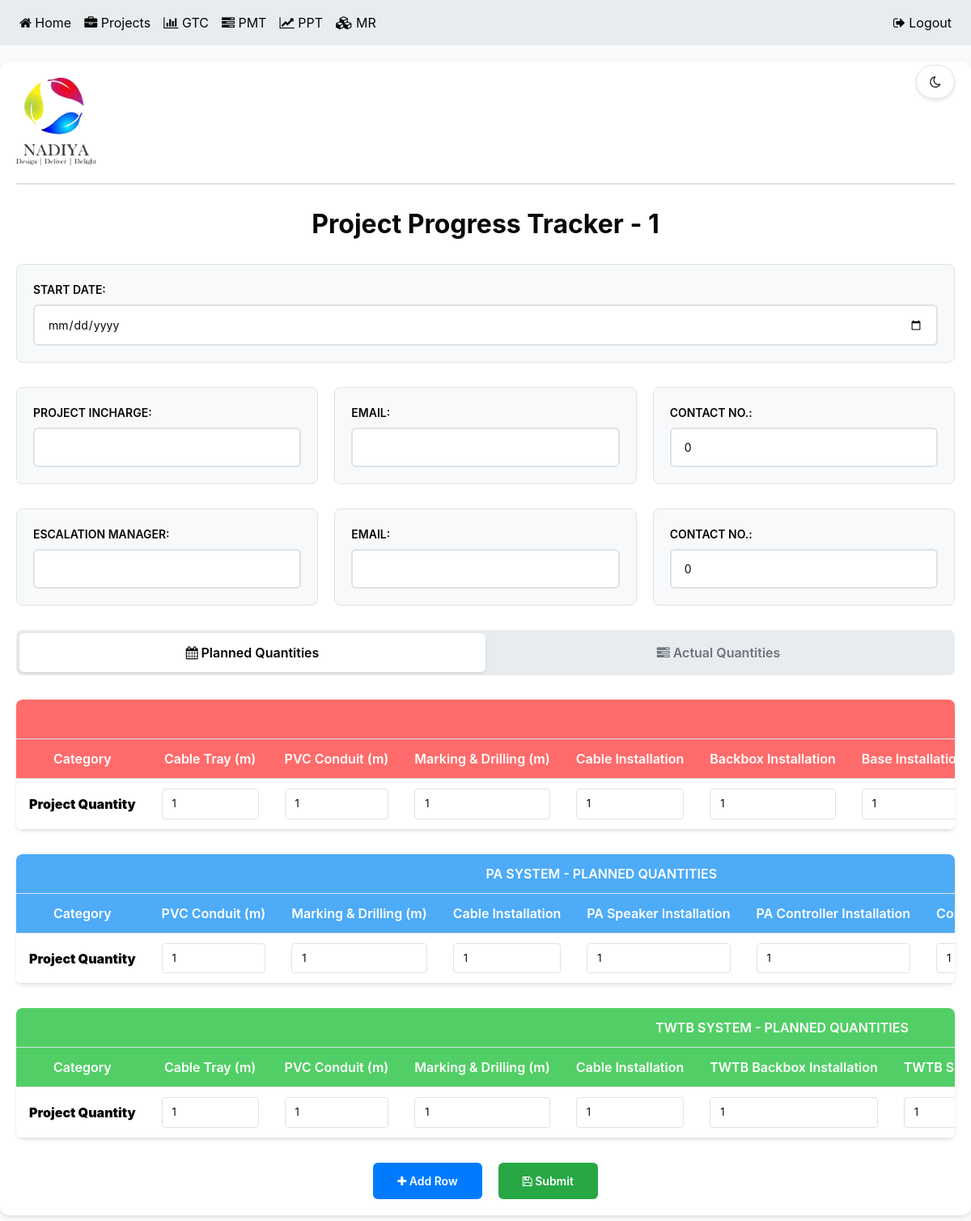
Screenshot of /ppt (signed in) with the database file from the repository.
### website/models.py (models this page shows)
class User(db.Model, UserMixin):
    id = db.Column(db.Integer, primary_key=True)
    email = db.Column(db.String(150), unique=True)
    password = db.Column(db.String(150))
    first_name = db.Column(db.String(150))
    rid = db.Column(db.String(150))
    p_type = db.Column(db.String(50))

class Contact(db.Model):
    id = db.Column(db.Integer, primary_key=True)
    name1 = db.Column(db.String(200), nullable=True)
    name2 = db.Column(db.String(200), nullable=True)
    email1 = db.Column(db.String(200), nullable=True)
    email2 = db.Column(db.String(200), nullable=True)
    contact1 =  db.Column(db.Integer, nullable=False)
    contact2 =  db.Column(db.Integer, nullable=False)
    user_id = db.Column(db.Integer, db.ForeignKey('user.id'), nullable=False)
    user = db.relationship('User', backref=db.backref('contact', lazy=True))

class Planned(db.Model):
    id = db.Column(db.Integer, primary_key=True )
    cable_planned = db.Column(db.Integer, nullable=False, default = 1)
    pvc_planned = db.Column(db.Integer, nullable=False, default = 1)
    mark_planned = db.Column(db.Integer, nullable=False, default = 1)
    ci_planned = db.Column(db.Integer, nullable=False, default = 1)
    cable_planned1 = db.Column(db.Integer, nullable=False, default = 1)
    pvc_planned1 = db.Column(db.Integer, nullable=False, default = 1)
    mark_planned1 = db.Column(db.Integer, nullable=False, default = 1)
    ci_planned1 = db.Column(db.Integer, nullable=False, default = 1)
    cable_planned2 = db.Column(db.Integer, nullable=False, default = 1)
    pvc_planned2 = db.Column(db.Integer, nullable=False, default = 1)
    mark_planned2 = db.Column(db.Integer, nullable=False, default = 1)
    ci_planned2 = db.Column(db.Integer, nullable=False, default = 1)
    backboxinstallation_planned = db.Column(db.Integer, nullable=False, default = 1)
    baseinstallation_planned = db.Column(db.Integer, nullable=False, default = 1)
    detectorinstallation_planned = db.Column(db.Integer, nullable=False, default = 1)
    controlmoduleinstallation_planned = db.Column(db.Integer, nullable=False, default = 1)
    hooterinstallation_planned = db.Column(db.Integer, nullable=False, default = 1)
    mcpinstallation_planned = db.Column(db.Integer, nullable=False, default = 1)
    responseindicatorinstallation_planned = db.Column(db.Integer, nullable=False, default = 1)
    monitormoduleinstallation_planned = db.Column(db.Integer, nullable=False, default = 1)
    controlrelaymoduleinstallation_planned = db.Column(db.Integer, nullable=False, default = 1)
    isolatormoduleinstallation_planned = db.Column(db.Integer, nullable=False, default = 1)
    paspeakerinstallation_planned = db.Column(db.Integer, nullable=False, default = 1)
    twtbbackboxinstallation_planned = db.Column(db.Integer, nullable=False, default = 1)
    twtbspeakerinstallation_planned = db.Column(db.Integer, nullable=False, default = 1)
    firepanelinstallation_planned = db.Column(db.Integer, nullable=False, default = 1)
    pacontrollerinstallation_planned = db.Column(db.Integer, nullable=False, default = 1)
    twtbcontrollerinstallation_planned = db.Column(db.Integer, nullable=False, default = 1)
    smpsinstallation_planned = db.Column(db.Integer, nullable=False, default = 1)
    detectortesting_planned = db.Column(db.Integer, nullable=False, default = 1)
    continuitytesting_planned = db.Column(db.Integer, nullable=False, default = 1)
    programming_planned = db.Column(db.Integer, nullable=False, default = 1)
    continuitytesting_planned1 = db.Column(db.Integer, nullable=False, default = 1)
    programming_planned1 = db.Column(db.Integer, nullable=False, default = 1)
    continuitytesting_planned2 = db.Column(db.Integer, nullable=False, default = 1)
    programming_planned2 = db.Column(db.Integer, nullable=False, default = 1)
    chippingplasting_planned = db.Column(db.Integer, nullable=False, default = 1)
    handingoverdocument_planned = db.Column(db.Integer, nullable=False, default = 1)
    start = db.Column(db.String(10), nullable=False)
    user_id = db.Column(db.Integer, db.ForeignKey('user.id'), nullable=False)
    user = db.relationship('User', backref=db.backref('planned', lazy=True))

### website/views.py (the view)
@views.route('/ppt')
def ppt():
    manday = (
        db.session.query(ManDay)
        .filter(ManDay.user_id == current_user.id)
        .distinct(ManDay.uniquee)
        .all()
    )
    planned = db.session.query(Planned).filter(Planned.user_id == current_user.id).first()
    contact = db.session.query(Contact).filter(Contact.user_id == current_user.id).first()
    email = current_user.email
    user_type = current_user.p_type  # Get the user's type
    if user_type == 'FAS1':
        return render_template('FAS1.html', manday=manday, planned=planned, email=email, contact=contact, user=current_user)
    elif user_type == 'FAS2':
        return render_template('FAS1.html', manday=manday, planned=planned, email=email, contact=contact, user=current_user)
    elif user_type == 'FAS+PA1':
        return render_template('FAS+PA1.html', manday=manday, planned=planned, email=email, contact=contact, user=current_user)
    elif user_type == 'FAS+PA2':
        return render_template('FAS+PA1.html', manday=manday, planned=planned, email=email, contact=contact, user=current_user)
    elif user_type == 'FAS+PA+TWTB1':
        return render_template('ppt.html', manday=manday, planned=planned, email=email, contact=contact, user=current_user)
    elif user_type == 'FAS+PA+TWTB2':
        return render_template('ppt.html', manday=manday, planned=planned, email=email, contact=contact, user=current_user)
    else:
        return render_template('default.html', manday=manday, planned=planned, email=email, contact=contact, user=current_user)

### website/templates/ppt.html (shortened to what this page needs)
<!DOCTYPE html>
<html lang="en">
<head>
    <link rel="stylesheet" href="https://stackpath.bootstrapcdn.com/bootstrap/4.4.1/css/bootstrap.min.css"
/>
    <link rel="stylesheet" href="https://stackpath.bootstrapcdn.com/font-awesome/4.7.0/css/font-awesome.min.css"
/>
</head>
<body>
    <div class="theme-toggle" onclick="toggleTheme()">
        <i class="fa fa-moon-o" id="theme-icon"></i>
    </div>
    <nav class="navbar navbar-expand-lg navbar-dark bg-dark">
        <div class="collapse navbar-collapse" id="navbar">
            <div class="navbar-nav">
                <a class="nav-item nav-link" href="/"><i class="fa fa-home"></i> Home</a>
                <a class="nav-item nav-link" href="/all"><i class="fa fa-briefcase"></i> Projects</a>
                <a class="nav-item nav-link" href="/gantt"><i class="fa fa-bar-chart"></i> GTC</a>
                <a class="nav-item nav-link" href="/pmt"><i class="fa fa-tasks"></i> PMT</a>
                <a class="nav-item nav-link" href="/ppt"><i class="fa fa-line-chart"></i> PPT</a>
                <a class="nav-item nav-link" href="/stock"><i class="fa fa-cubes"></i> MR</a>
            </div>
            <div class="navbar-nav ml-auto">
                <a class="nav-item nav-link" href="/logout"><i class="fa fa-sign-out"></i> Logout</a>
            </div>
        </div>
    </nav>
    <div class="container">
        <form action="/save_data" method="POST">
            <div class="header">
                <img src="{{ url_for('static', filename='logo.png') }}" alt="Logo" width="100">
            </div>
            <div class="pname">
                <h2><strong>Project Progress Tracker - {{ current_user.email }}</strong></h2>
            </div>
            <div class="info">
                <div class="info-line">
                    <label for="start">START DATE:</label>
                    <input type="date" id="start" name="start" value="{{ planned.start }}">
                </div>
            </div><div class="info">
                <div class="info-line">
                    <label for="name1">PROJECT INCHARGE:</label>
                    <input type="text" id="name1" name="name1" value="{{ contact.name1 }}">
                </div>
                <div class="info-line">
                    <label for="email1">EMAIL:</label>
                    <input type="email" id="email1" name="email1" value="{{contact.email1}}">
                </div>
                <div class="info-line">
                    <label for="contact1">CONTACT NO.:</label>
                    <input type="text" id="contact1" name="contact1" value="{{ contact.contact1 }}">
                </div>
                </div><div class="info">
                <div class="info-line">
                    <label for="name2">ESCALATION MANAGER:</label>
                    <input type="text" id="name2" name="name2" value="{{ contact.name2}}">
                </div>
                <div class="info-line">
                    <label for="email2">EMAIL:</label>
                    <input type="email" id="email2" name="email2" value="{{contact.email2}}">
                </div>
                <div class="info-line">
                    <label for="contact2">CONTACT NO.:</label>
                    <input type="text" id="contact2" name="contact2" value="{{ contact.contact2 }}">
                </div></div>
            <div class="tab-navigation">
                <button type="button" class="tab-btn active" onclick="showTab('planned')">
                    <i class="fa fa-calendar"></i> Planned Quantities
                </button>
                <button type="button" class="tab-btn" onclick="showTab('actual')">
                    <i class="fa fa-tasks"></i> Actual Quantities
                </button>
            </div>
            <div id="planned-tab" class="tab-content active">
                <div class="table-container">
                    <div class="table-wrapper">
                        <table>
                            <thead class="fire-header">
                                <tr>
                                    <th colspan="22">FIRE SYSTEM - PLANNED QUANTITIES</th>
                                </tr>
                                <tr>
                                    <th>Category</th>
                                    <th>Cable Tray (m)</th>
                                    <th>PVC Conduit (m)</th>
                                    <th>Marking & Drilling (m)</th>
                                    <th>Cable Installation</th>
                                    <th>Backbox Installation</th>
                                    <th>Base Installation</th>
                                </tr>
                            </thead>
                            <tbody>
                                <tr>
                                    <td><strong>Project Quantity</strong></td>
                                    <td><input type="number" name="cable_planned" value="{{ planned.cable_planned }}"></td>
                                    <td><input type="number" name="pvc_planned" value="{{ planned.pvc_planned }}"></td>
                                    <td><input type="number" name="mark_planned" value="{{planned.mark_planned }}"></td>
                                    <td><input type="number" name="ci_planned" value="{{ planned.ci_planned }}"></td>
                                    <td><input type="number" name="backboxinstallation_planned" value="{{ planned.backboxinstallation_planned }}"></td>
                                    <td><input type="number" name="baseinstallation_planned" value="{{ planned.baseinstallation_planned }}"></td>
                                </tr>
                            </tbody>
                        </table>
                    </div>
                </div>
                <div class="table-container">
                    <div class="table-wrapper">
                        <table>
                            <thead class="pa-header">
                                <tr>
                                    <th colspan="8">PA SYSTEM - PLANNED QUANTITIES</th>
                                </tr>
                                <tr>
                                    <th>Category</th>
                                    <th>PVC Conduit (m)</th>
                                    <th>Marking & Drilling (m)</th>
                                    <th>Cable Installation</th>
                                    <th>PA Speaker Installation</th>
                                    <th>PA Controller Installation</th>
                                    <th>Continuity Testing</th>
                                </tr>
                            </thead>
                            <tbody>
                                <tr>
                                    <td><strong>Project Quantity</strong></td>
                                    <td><input type="number" name="pvc_planned1" value="{{ planned.pvc_planned1 }}"></td>
                                    <td><input type="number" name="mark_planned1" value="{{planned.mark_planned1 }}"></td>
                                    <td><input type="number" name="ci_planned1" value="{{ planned.ci_planned1 }}"></td>
                                    <td><input type="number" name="paspeakerinstallation_planned" value="{{ planned.paspeakerinstallation_planned }}"></td>
                                    <td><input type="number" name="pacontrollerinstallation_planned" value="{{ planned.pacontrollerinstallation_planned }}"></td>
                                    <td><input type="number" name="continuitytesting_planned1" value="{{ planned.continuitytesting_planned1 }}"></td>
                                </tr>
                            </tbody>
                        </table>
                    </div>
                </div>
                <div class="table-container">
                    <div class="table-wrapper">
                        <table>
                            <thead class="twtb-header">
                                <tr>
                                    <th colspan="10">TWTB SYSTEM - PLANNED QUANTITIES</th>
                                </tr>
                                <tr>
                                    <th>Category</th>
                                    <th>Cable Tray (m)</th>
                                    <th>PVC Conduit (m)</th>
                                    <th>Marking & Drilling (m)</th>
                                    <th>Cable Installation</th>
                                    <th>TWTB Backbox Installation</th>
                                    <th>TWTB Speaker Installation</th>
                                </tr>
                            </thead>
                            <tbody>
                                <tr>
                                    <td><strong>Project Quantity</strong></td>
                                    <td><input type="number" name="cable_planned2" value="{{ planned.cable_planned2 }}"></td>
                                    <td><input type="number" name="pvc_planned2" value="{{ planned.pvc_planned2 }}"></td>
                                    <td><input type="number" name="mark_planned2" value="{{planned.mark_planned2 }}"></td>
                                    <td><input type="number" name="ci_planned2" value="{{ planned.ci_planned2 }}"></td>
                                    <td><input type="number" name="twtbbackboxinstallation_planned" value="{{ planned.twtbbackboxinstallation_planned }}"></td>
                                    <td><input type="number" name="twtbspeakerinstallation_planned" value="{{ planned.twtbspeakerinstallation_planned }}"></td>
                                </tr>
                            </tbody>
                        </table>
                    </div>
                </div>
            </div>
            <div class="button-container">
                <button type="button" class="btn-custom btn-primary-custom" onclick="addRow()">
                    <i class="fa fa-plus"></i> Add Row
                </button>
                <button type="submit" class="btn-custom btn-success-custom">
                    <i class="fa fa-save"></i> Submit
                </button>
            </div>
        </form>
    </div>
</body>
</html>

### rows the page displays
User: email "1"
Contact: contact1 "0", contact2 "0"
Planned: cable_planned "1", pvc_planned "1", mark_planned "1", ci_planned "1", backboxinstallation_planned "1", baseinstallation_planned "1", pvc_planned1 "1", mark_planned1 "1", ci_planned1 "1", paspeakerinstallation_planned "1", pacontrollerinstallation_planned "1", continuitytesting_planned1 "1", cable_planned2 "1", pvc_planned2 "1", mark_planned2 "1", ci_planned2 "1", twtbbackboxinstallation_planned "1", twtbspeakerinstallation_planned "1"
